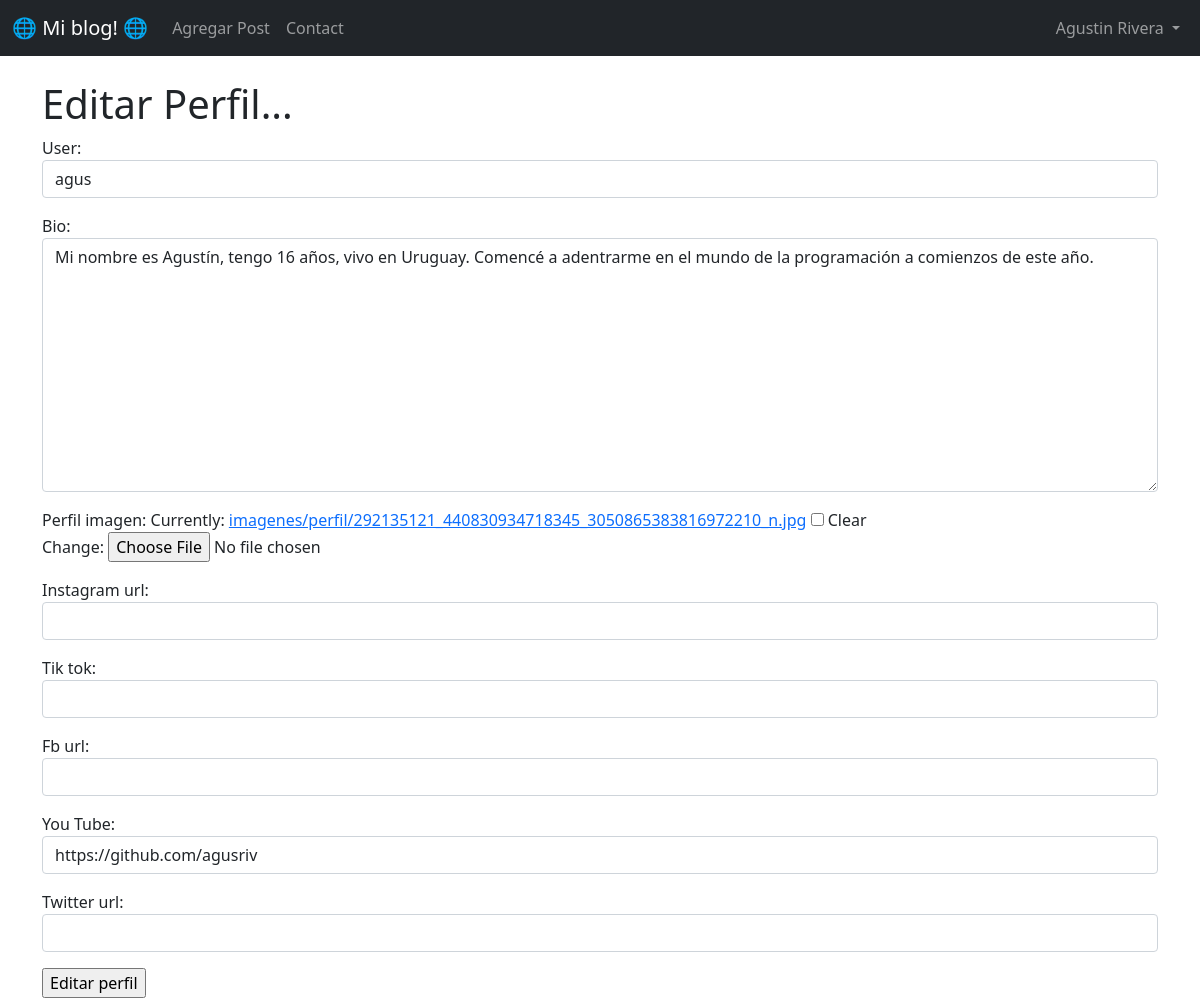
Before: /appblog2/1/edit_perfil_page/ (signed in) with the older database file.
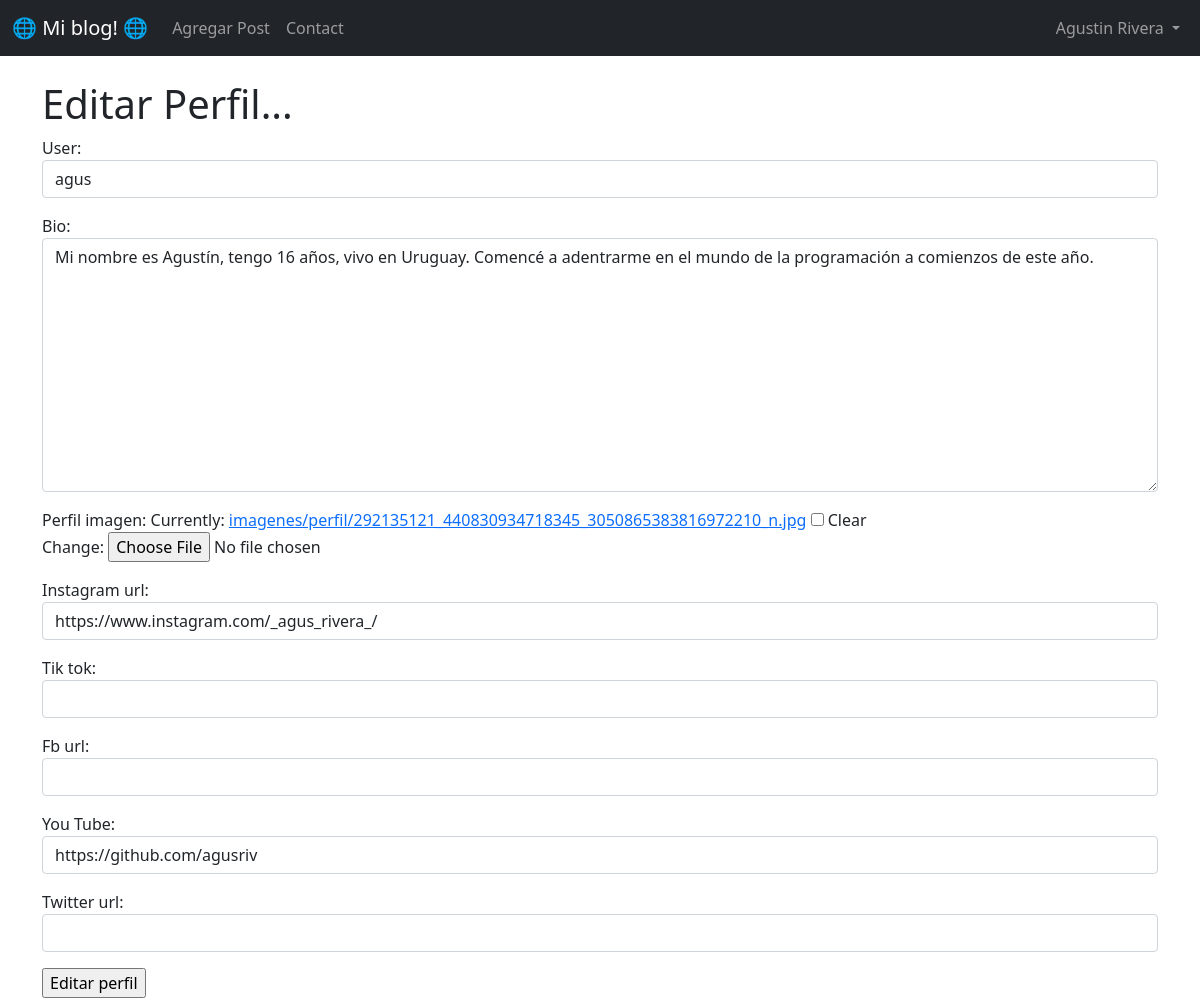
After: the same page with the newer database file.
### appblog/models.py (models this page shows, shortened)
class Perfil(models.Model):
    user = models.OneToOneField(User, null=True, on_delete=models.CASCADE)
    bio = models.TextField()
    perfil_imagen = models.ImageField(null=True, blank=True, upload_to="imagenes/perfil/")
    Instagram_url = models.CharField(max_length=255, null=True, blank=True)
    tik_tok =  models.CharField(max_length=255, null=True, blank=True)
    fb_url = models.CharField(max_length=255, null=True, blank=True)
    You_Tube =  models.CharField(max_length=255, null=True, blank=True)
    Twitter_url = models.CharField(max_length=255, null=True, blank=True)

### appblog2/views.py (the view)
# urls.py: path('<pk>/edit_perfil_page/', EditProfilePageView.as_view(), name='edit_profile_page'),
class EditProfilePageView(generic.UpdateView):
    model = Perfil
    form_class = PerfilPageForm
    template_name = 'registration/edit_profile_page.html'
    success_url = reverse_lazy('inicio')

### appblog2/forms.py
class PerfilPageForm(forms.ModelForm):
    class Meta:
        model = Perfil
        fields = ('user', 'bio', 'perfil_imagen', 'Instagram_url', 'tik_tok', 'fb_url', 'You_Tube', 'Twitter_url')
        widgets = {
            'user': forms.Select(attrs={'class' : 'form-control'}),
            'bio': forms.Textarea(attrs={'class' : 'form-control'}),
            'Instagram_url': forms.TextInput(attrs={'class' : 'form-control'}),
            'tik_tok': forms.TextInput(attrs={'class' : 'form-control'}),
            'fb_url': forms.TextInput(attrs={'class' : 'form-control'}),
            'You_Tube': forms.TextInput(attrs={'class' : 'form-control'}),
            'Twitter_url': forms.TextInput(attrs={'class' : 'form-control'}),
        }

### appblog2/templates/registration/edit_profile_page.html (shortened to what this page needs)
{% extends 'appblog/base.html' %}
{% block content %}
{% if request.user.is_authenticated %}
    <h1> Editar Perfil... </h1>
    <form method="post" enctype="multipart/form-data">
    {{form.as_p }}
    <input type="submit" value="Editar perfil">
    </form>
    </div>
{% else %}
No has iniciado sesion
{% endif %}
{% endblock %}

Changed rows visible on the page:
changed Perfil "agus": Instagram_url (not shown) → "https://www.instagram.com/_agus_rivera_/"
